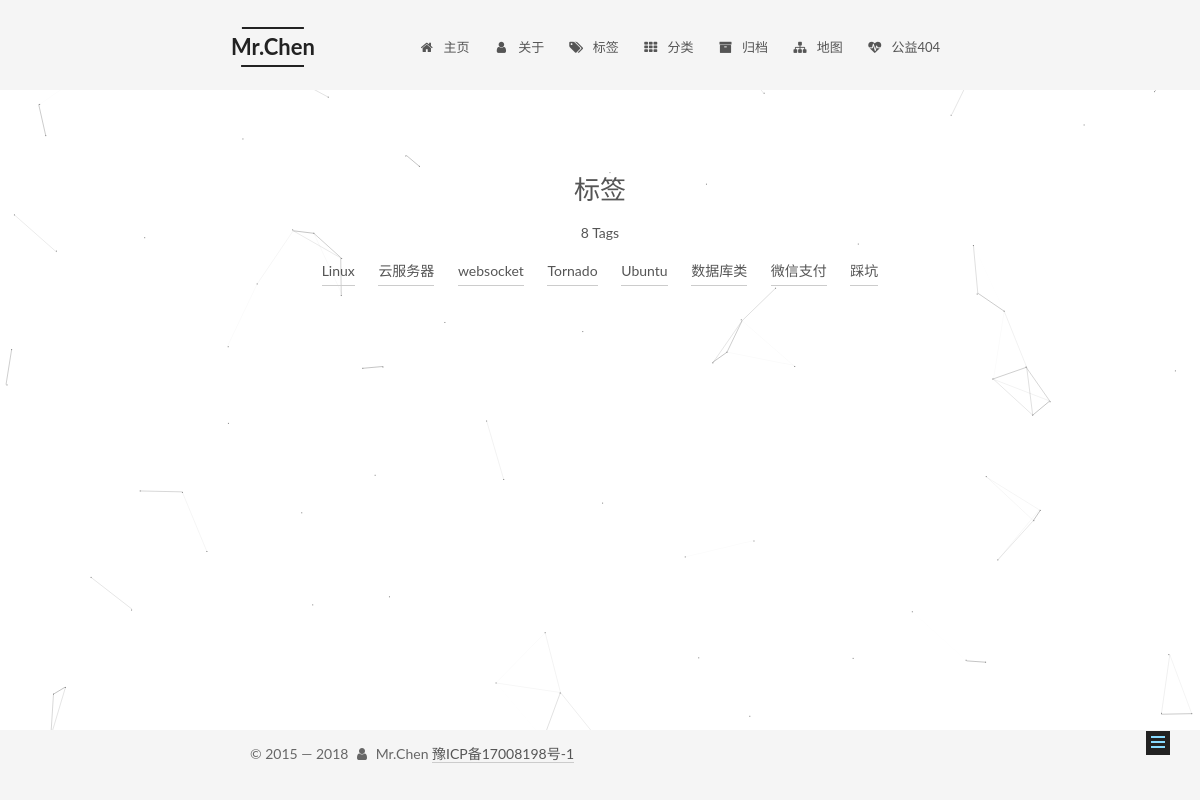
The app's page /tags/ with its own data.
### blog/models.py (models this page shows, shortened)
class Tag(models.Model) :
    name = models.CharField(max_length=100, verbose_name="名称")
    url = models.CharField(max_length=100, verbose_name="唯一URL")
    create_time = models.DateField(auto_now_add=True)

### blog/views.py (the view)
# urls.py: path('tags/', views.tags),
def tags(request):
    tag_list = get_list_or_404(Tag)
    tag_count = len(tag_list)
    return render(request, 'blog/tags.html', {'tags': tag_list, 'count': tag_count})

### templates/blog/tags.html (shortened to what this page needs)
<!DOCTYPE html>
<html class="theme-next mist use-motion" lang="zh-CN">
<head>
{% include 'common/meta.html' %}
</head>
<body itemscope itemtype="http://schema.org/WebPage" lang="zh-CN">
  <div class="container sidebar-position-left page-post-detail">
    {% include 'common/header.html' %}
    <main id="main" class="main">
      <div class="main-inner">
        <div class="content-wrap">
          <div id="content" class="content">
  <div id="posts" class="posts-expand">
    <div class="post-block page">
      <header class="post-header">
	<h1 class="post-title" itemprop="name headline">标签</h1>
</header>
      <div class="post-body">
          <div class="tag-cloud">
            <div class="tag-cloud-title">
                 {{ count }} Tags
            </div>
            <div class="tag-cloud-tags">
                {% for tag in tags %}
                    <a href="/tag/{{ tag.url }}/" style="font-size: 14px; color: #555">{{ tag.name }}</a>
                {% endfor %}
            </div>
          </div>
      </div>
    </div>
  </div>
          </div>
        </div>
  <div class="sidebar-toggle">
    <div class="sidebar-toggle-line-wrap">
      <span class="sidebar-toggle-line sidebar-toggle-line-first"></span>
      <span class="sidebar-toggle-line sidebar-toggle-line-middle"></span>
      <span class="sidebar-toggle-line sidebar-toggle-line-last"></span>
    </div>
  </div>
      </div>
    </main>
    {% include 'common/footer.html' %}
  </div>
</body>
</html>

### static/css/main.css (style rules this page uses)
html { font-family: sans-serif; -ms-text-size-adjust: 100%; -webkit-text-size-adjust: 100%; }
body { margin: 0; }
article, aside, details, figcaption, figure, footer, header, hgroup, main, menu, nav, section, summary { display: block; }
a { background-color: transparent; }
h1 { font-size: 2em; margin: 0.67em 0; }
body { position: relative; font-family: 'Lato', "PingFang SC", "Microsoft YaHei", sans-serif; font-size: 14px; line-height: 2; color: #555; background: #fff; }
h1, h2, h3, h4, h5, h6 { margin: 0; padding: 0; font-weight: bold; line-height: 1.5; font-family: 'Lato', "PingFang SC", "Microsoft YaHei", sans-serif; }
h1 { font-size: 24px; }
a { color: #555; text-decoration: none; outline: none; border-bottom: 1px solid #999; word-wrap: break-word; }
html, body { height: 100%; }
.container { position: relative; min-height: 100%; }
.main { padding-bottom: 150px; }
.main-inner { margin: 0 auto; width: 700px; }
.tag-cloud { text-align: center; }
.tag-cloud a { display: inline-block; margin: 10px; }
.post-body { font-family: 'Lato', "PingFang SC", "Microsoft YaHei", sans-serif; }
.use-motion .post-block, .use-motion .pagination, .use-motion .comments { opacity: 0; }
.use-motion .post-header { opacity: 0; }
.use-motion .post-body { opacity: 0; }
.posts-expand { padding-top: 40px; }
@media (min-width: 992px) { .posts-expand .post-body { text-align: justify; } }
.posts-expand .post-title { text-align: center; word-break: break-word; font-weight: 400; }
.sidebar-toggle { position: fixed; right: 30px; bottom: 45px; width: 14px; height: 14px; padding: 5px; background: #222; line-height: 0; z-index: 1050; cursor: pointer; -webkit-transform: translateZ(0); }
.sidebar-toggle-line { position: relative; display: inline-block; vertical-align: top; height: 2px; width: 100%; background: #fff; margin-top: 3px; }
.sidebar-toggle-line:first-child { margin-top: 0; }
.page-post-detail .sidebar-toggle-line { background: #87daff; }
h1, h2, h3, h4, h5, h6 { margin: 20px 0 10px; }
a { border-bottom-color: #ccc; }
.main-inner { margin-top: 80px; }
.posts-expand { padding-top: 0; }
.posts-expand .post-title, .posts-expand .post-meta { text-align: left; }
.posts-expand .post-title { position: relative; font-size: 26px; font-weight: 400; }
.page-post-detail .post-title, .page-post-detail .post-meta { text-align: center; }
.page-post-detail .post-title:before { display: none; }

### records on screen
Tag: name "Linux"
Tag: name "云服务器"
Tag: name "websocket"
Tag: name "Tornado"
Tag: name "Ubuntu"
Tag: name "数据库类"
Tag: name "微信支付"
Tag: name "踩坑"

### other values on screen
{{ count }} "8"
